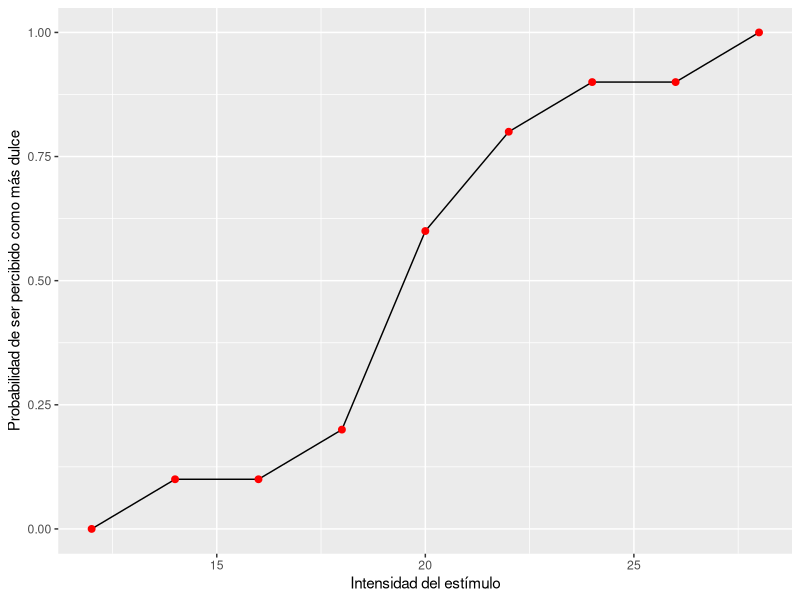

This figure's R source:
## ---- chunk 1
# Las librerías que necesitamos
libraries <- c("tidyverse","cowplot","quickpsy",
               "broom","knitr","circular")

# Cargamos las librerias que necesitamos, si no las tenemos, indicamos a R que las instale
invisible(
  lapply(
    libraries, function(x) {
      if(!require(x, character.only = T, quietly = T)) {
        install.packages(x)
        require(x, character.only = T, quietly = T)
      }
    }
  )
)
## ---- chunk 2
UD <- data_frame(I=seq(12,28,by=2),
               p_UD = c(0,0.1,0.1,0.2,0.6,0.8,0.9,0.9,1))

ggplot(UD,aes(I,p_UD)) + 
  geom_line() +
  geom_point(size = 2, color = "red") +
  labs(x = "Intensidad del estímulo", y = "Probabilidad de ser percibido como más dulce") 
## ---- chunk 3
logit_fun = function(p){
  return(log(p/(1-p)))
}


UD_summary_log <- UD %>%
  mutate(p_UD= ifelse(p_UD==0,0.01,ifelse(p_UD==1,0.99,p_UD))) %>%
  mutate(logit_p= logit_fun(p_UD))

knitr::kable(UD_summary_log, 
             digits = 2,
             col.names=c("Separacion","Probabiliad asociada","Probabilidad Logit"))
## ---- chunk 4

fit_UD <- data.frame(t(coef(lm(data = UD_summary_log, logit_p ~I))))
colnames(fit_UD) <- c("Intercepto","Pendiente")

fit_UD <- fit_UD %>%
  mutate(#PSE = -Intercepto/Pendiente,
         Q3 = (logit_fun(0.75)-Intercepto)/Pendiente,
         Q1 = (logit_fun(0.25)-Intercepto)/Pendiente,
         UD = (Q3 - Q1)/2)

knitr::kable(fit_UD, 
             digits = 2,
             col.names=c("Intercepto","Pendiente","Q3","Q1","Umbral Diferencial"))

